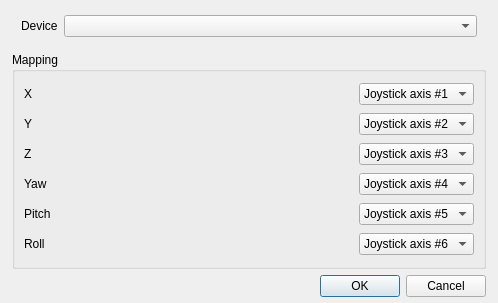
<?xml version="1.0" encoding="UTF-8"?>
<ui version="4.0">
 <class>UIJoystickControls</class>
 <widget class="QWidget" name="UIJoystickControls">
  <property name="windowModality">
   <enum>Qt::NonModal</enum>
  </property>
  <property name="geometry">
   <rect>
    <x>0</x>
    <y>0</y>
    <width>498</width>
    <height>303</height>
   </rect>
  </property>
  <property name="windowTitle">
   <string>Tracker settings</string>
  </property>
  <property name="windowIcon">
   <iconset>
    <normaloff>../gui/images/facetracknoir.png</normaloff>../gui/images/facetracknoir.png</iconset>
  </property>
  <layout class="QVBoxLayout" name="verticalLayout">
   <property name="leftMargin">
    <number>12</number>
   </property>
   <property name="topMargin">
    <number>6</number>
   </property>
   <property name="rightMargin">
    <number>12</number>
   </property>
   <property name="bottomMargin">
    <number>6</number>
   </property>
   <item>
    <widget class="QFrame" name="frame">
     <property name="sizePolicy">
      <sizepolicy hsizetype="Preferred" vsizetype="Maximum">
       <horstretch>0</horstretch>
       <verstretch>0</verstretch>
      </sizepolicy>
     </property>
     <property name="frameShape">
      <enum>QFrame::NoFrame</enum>
     </property>
     <layout class="QHBoxLayout" name="horizontalLayout">
      <item>
       <widget class="QLabel" name="label">
        <property name="sizePolicy">
         <sizepolicy hsizetype="Preferred" vsizetype="Maximum">
          <horstretch>0</horstretch>
          <verstretch>0</verstretch>
         </sizepolicy>
        </property>
        <property name="text">
         <string>Device</string>
        </property>
       </widget>
      </item>
      <item>
       <widget class="QComboBox" name="joylist">
        <property name="sizePolicy">
         <sizepolicy hsizetype="Expanding" vsizetype="Fixed">
          <horstretch>0</horstretch>
          <verstretch>0</verstretch>
         </sizepolicy>
        </property>
       </widget>
      </item>
     </layout>
    </widget>
   </item>
   <item>
    <widget class="QGroupBox" name="groupBox">
     <property name="title">
      <string>Mapping</string>
     </property>
     <layout class="QGridLayout" name="gridLayout">
      <item row="0" column="1">
       <widget class="QComboBox" name="joy_1">
        <property name="sizePolicy">
         <sizepolicy hsizetype="Maximum" vsizetype="Fixed">
          <horstretch>0</horstretch>
          <verstretch>0</verstretch>
         </sizepolicy>
        </property>
        <property name="currentIndex">
         <number>1</number>
        </property>
        <item>
         <property name="text">
          <string>Disabled</string>
         </property>
        </item>
        <item>
         <property name="text">
          <string>Joystick axis #1</string>
         </property>
        </item>
        <item>
         <property name="text">
          <string>Joystick axis #2</string>
         </property>
        </item>
        <item>
         <property name="text">
          <string>Joystick axis #3</string>
         </property>
        </item>
        <item>
         <property name="text">
          <string>Joystick axis #4</string>
         </property>
        </item>
        <item>
         <property name="text">
          <string>Joystick axis #5</string>
         </property>
        </item>
        <item>
         <property name="text">
          <string>Joystick axis #6</string>
         </property>
        </item>
        <item>
         <property name="text">
          <string>Joystick axis #7</string>
         </property>
        </item>
        <item>
         <property name="text">
          <string>Joystick axis #8</string>
         </property>
        </item>
       </widget>
      </item>
      <item row="1" column="1">
       <widget class="QComboBox" name="joy_2">
        <property name="sizePolicy">
         <sizepolicy hsizetype="Maximum" vsizetype="Fixed">
          <horstretch>0</horstretch>
          <verstretch>0</verstretch>
         </sizepolicy>
        </property>
        <property name="currentIndex">
         <number>2</number>
        </property>
        <item>
         <property name="text">
          <string>Disabled</string>
         </property>
        </item>
        <item>
         <property name="text">
          <string>Joystick axis #1</string>
         </property>
        </item>
        <item>
         <property name="text">
          <string>Joystick axis #2</string>
         </property>
        </item>
        <item>
         <property name="text">
          <string>Joystick axis #3</string>
         </property>
        </item>
        <item>
         <property name="text">
          <string>Joystick axis #4</string>
         </property>
        </item>
        <item>
         <property name="text">
          <string>Joystick axis #5</string>
         </property>
        </item>
        <item>
         <property name="text">
          <string>Joystick axis #6</string>
         </property>
        </item>
        <item>
         <property name="text">
          <string>Joystick axis #7</string>
         </property>
        </item>
        <item>
         <property name="text">
          <string>Joystick axis #8</string>
         </property>
        </item>
       </widget>
      </item>
      <item row="2" column="1">
       <widget class="QComboBox" name="joy_3">
        <property name="sizePolicy">
         <sizepolicy hsizetype="Maximum" vsizetype="Fixed">
          <horstretch>0</horstretch>
          <verstretch>0</verstretch>
         </sizepolicy>
        </property>
        <property name="currentIndex">
         <number>3</number>
        </property>
        <item>
         <property name="text">
          <string>Disabled</string>
         </property>
        </item>
        <item>
         <property name="text">
          <string>Joystick axis #1</string>
         </property>
        </item>
        <item>
         <property name="text">
          <string>Joystick axis #2</string>
         </property>
        </item>
        <item>
         <property name="text">
          <string>Joystick axis #3</string>
         </property>
        </item>
        <item>
         <property name="text">
          <string>Joystick axis #4</string>
         </property>
        </item>
        <item>
         <property name="text">
          <string>Joystick axis #5</string>
         </property>
        </item>
        <item>
         <property name="text">
          <string>Joystick axis #6</string>
         </property>
        </item>
        <item>
         <property name="text">
          <string>Joystick axis #7</string>
         </property>
        </item>
        <item>
         <property name="text">
          <string>Joystick axis #8</string>
         </property>
        </item>
       </widget>
      </item>
      <item row="3" column="1">
       <widget class="QComboBox" name="joy_4">
        <property name="sizePolicy">
         <sizepolicy hsizetype="Maximum" vsizetype="Fixed">
          <horstretch>0</horstretch>
          <verstretch>0</verstretch>
         </sizepolicy>
        </property>
        <property name="currentIndex">
         <number>4</number>
        </property>
        <item>
         <property name="text">
          <string>Disabled</string>
         </property>
        </item>
        <item>
         <property name="text">
          <string>Joystick axis #1</string>
         </property>
        </item>
        <item>
         <property name="text">
          <string>Joystick axis #2</string>
         </property>
        </item>
        <item>
         <property name="text">
          <string>Joystick axis #3</string>
         </property>
        </item>
        <item>
         <property name="text">
          <string>Joystick axis #4</string>
         </property>
        </item>
        <item>
         <property name="text">
          <string>Joystick axis #5</string>
         </property>
        </item>
        <item>
         <property name="text">
          <string>Joystick axis #6</string>
         </property>
        </item>
        <item>
         <property name="text">
          <string>Joystick axis #7</string>
         </property>
        </item>
        <item>
         <property name="text">
          <string>Joystick axis #8</string>
         </property>
        </item>
       </widget>
      </item>
      <item row="4" column="1">
       <widget class="QComboBox" name="joy_5">
        <property name="sizePolicy">
         <sizepolicy hsizetype="Maximum" vsizetype="Fixed">
          <horstretch>0</horstretch>
          <verstretch>0</verstretch>
         </sizepolicy>
        </property>
        <property name="currentIndex">
         <number>5</number>
        </property>
        <item>
         <property name="text">
          <string>Disabled</string>
         </property>
        </item>
        <item>
         <property name="text">
          <string>Joystick axis #1</string>
         </property>
        </item>
        <item>
         <property name="text">
          <string>Joystick axis #2</string>
         </property>
        </item>
        <item>
         <property name="text">
          <string>Joystick axis #3</string>
         </property>
        </item>
        <item>
         <property name="text">
          <string>Joystick axis #4</string>
         </property>
        </item>
        <item>
         <property name="text">
          <string>Joystick axis #5</string>
         </property>
        </item>
        <item>
         <property name="text">
          <string>Joystick axis #6</string>
         </property>
        </item>
        <item>
         <property name="text">
          <string>Joystick axis #7</string>
         </property>
        </item>
        <item>
         <property name="text">
          <string>Joystick axis #8</string>
         </property>
        </item>
       </widget>
      </item>
      <item row="5" column="1">
       <widget class="QComboBox" name="joy_6">
        <property name="sizePolicy">
         <sizepolicy hsizetype="Maximum" vsizetype="Fixed">
          <horstretch>0</horstretch>
          <verstretch>0</verstretch>
         </sizepolicy>
        </property>
        <property name="currentIndex">
         <number>6</number>
        </property>
        <item>
         <property name="text">
          <string>Disabled</string>
         </property>
        </item>
        <item>
         <property name="text">
          <string>Joystick axis #1</string>
         </property>
        </item>
        <item>
         <property name="text">
          <string>Joystick axis #2</string>
         </property>
        </item>
        <item>
         <property name="text">
          <string>Joystick axis #3</string>
         </property>
        </item>
        <item>
         <property name="text">
          <string>Joystick axis #4</string>
         </property>
        </item>
        <item>
         <property name="text">
          <string>Joystick axis #5</string>
         </property>
        </item>
        <item>
         <property name="text">
          <string>Joystick axis #6</string>
         </property>
        </item>
        <item>
         <property name="text">
          <string>Joystick axis #7</string>
         </property>
        </item>
        <item>
         <property name="text">
          <string>Joystick axis #8</string>
         </property>
        </item>
       </widget>
      </item>
      <item row="0" column="0">
       <widget class="QLabel" name="label_5">
        <property name="text">
         <string>X</string>
        </property>
       </widget>
      </item>
      <item row="1" column="0">
       <widget class="QLabel" name="label_6">
        <property name="text">
         <string>Y</string>
        </property>
       </widget>
      </item>
      <item row="2" column="0">
       <widget class="QLabel" name="label_7">
        <property name="text">
         <string>Z</string>
        </property>
       </widget>
      </item>
      <item row="3" column="0">
       <widget class="QLabel" name="label_2">
        <property name="text">
         <string>Yaw</string>
        </property>
       </widget>
      </item>
      <item row="4" column="0">
       <widget class="QLabel" name="label_3">
        <property name="text">
         <string>Pitch</string>
        </property>
       </widget>
      </item>
      <item row="5" column="0">
       <widget class="QLabel" name="label_4">
        <property name="text">
         <string>Roll</string>
        </property>
       </widget>
      </item>
     </layout>
    </widget>
   </item>
   <item>
    <widget class="QDialogButtonBox" name="buttonBox">
     <property name="standardButtons">
      <set>QDialogButtonBox::Cancel|QDialogButtonBox::Ok</set>
     </property>
    </widget>
   </item>
  </layout>
 </widget>
 <tabstops>
  <tabstop>buttonBox</tabstop>
 </tabstops>
 <resources/>
 <connections/>
 <slots>
  <slot>startEngineClicked()</slot>
  <slot>stopEngineClicked()</slot>
  <slot>cameraSettingsClicked()</slot>
 </slots>
</ui>
